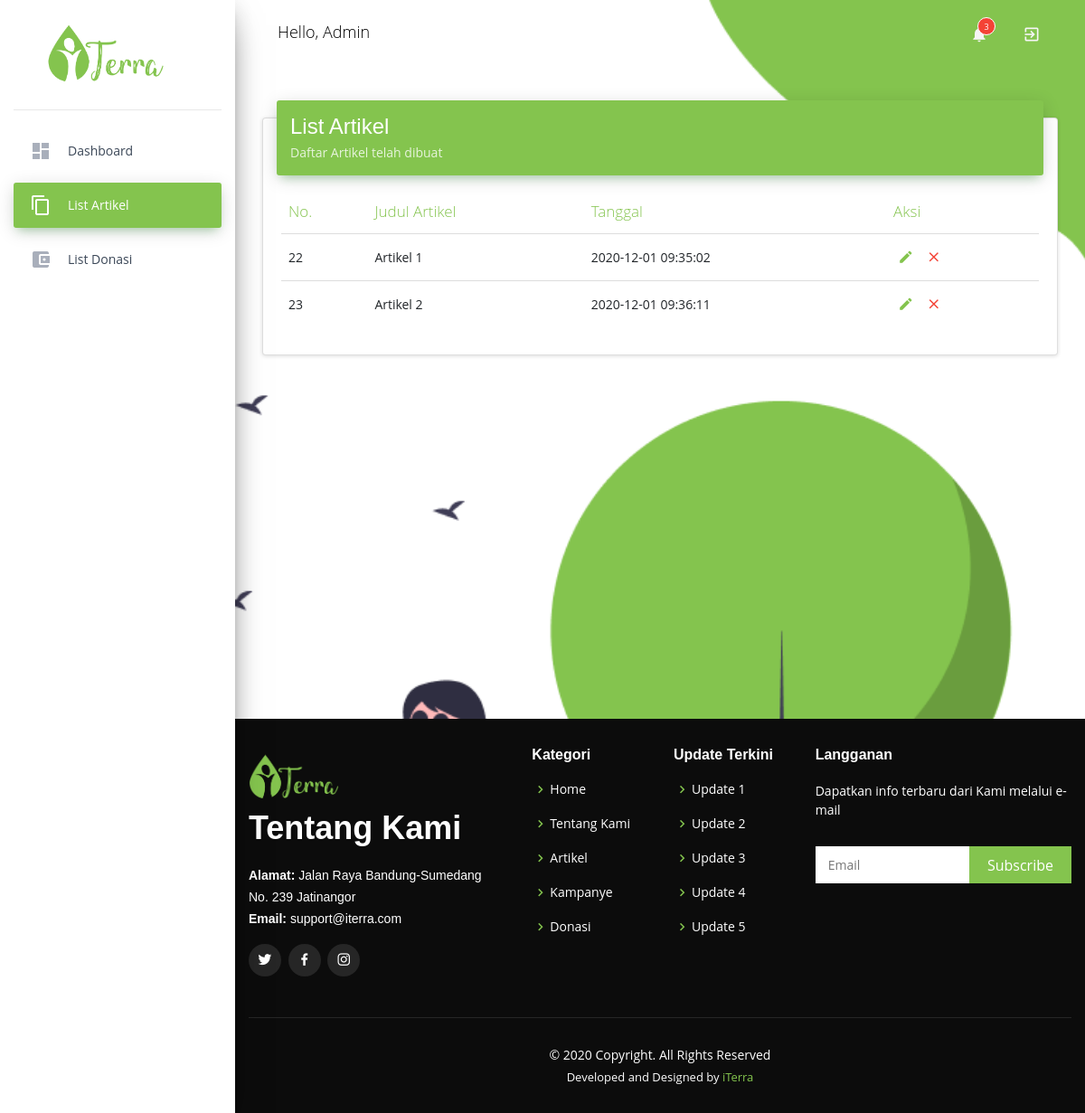
The page /index.php/list_artikel on the database as committed earlier.
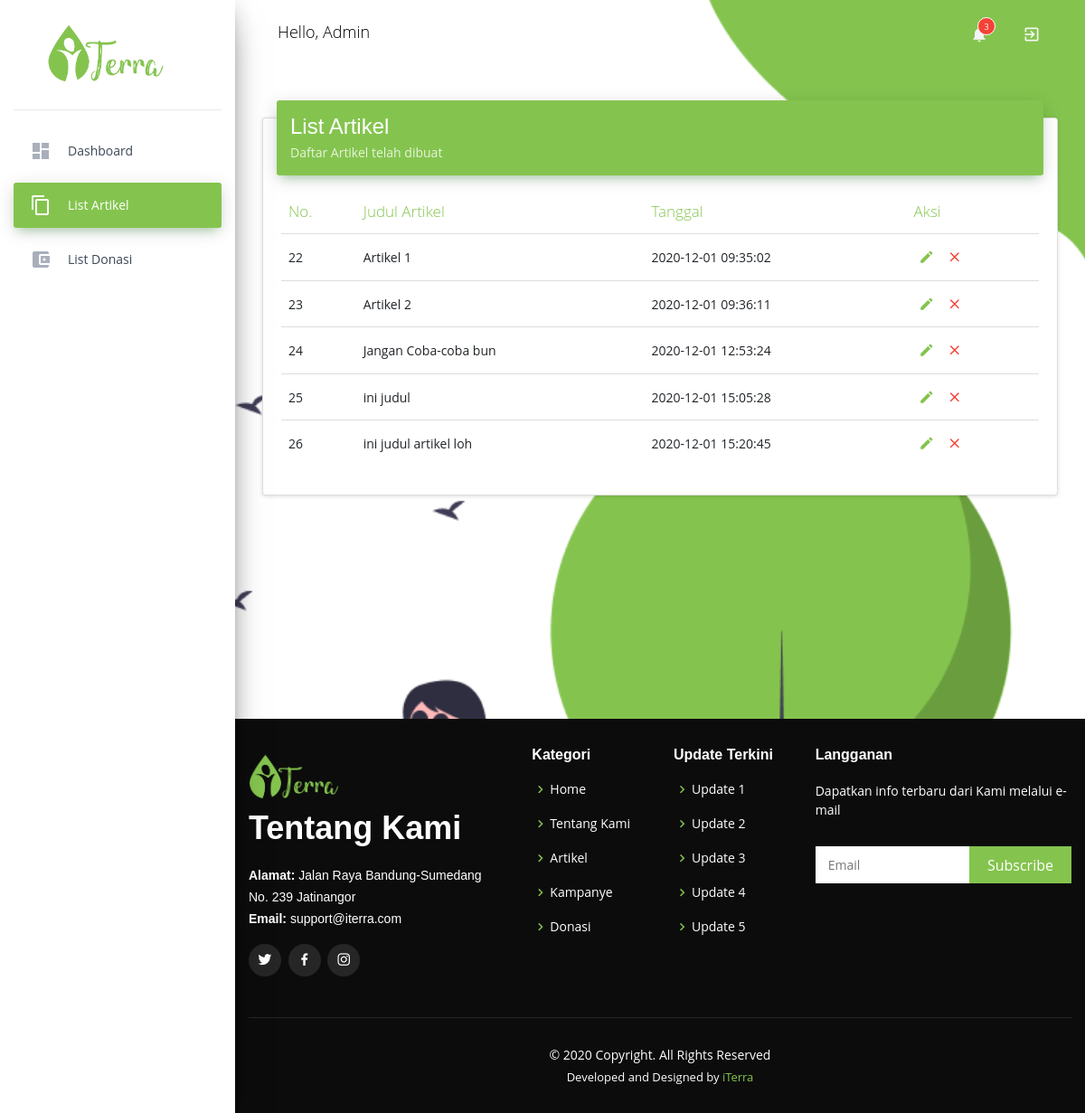
The same page on the database as committed later.
### tables this page shows
CREATE TABLE `artikel` (
  `kode_artikel` int(50) NOT NULL,
  `judul_artikel` varchar(50) DEFAULT NULL,
  `deskripsi` text DEFAULT NULL,
  `tanggal` timestamp NULL DEFAULT current_timestamp(),
  `email` varchar(50) DEFAULT NULL,
  `penulis` varchar(50) DEFAULT NULL,
  `gambar` varchar(40) DEFAULT NULL
);

### application/controllers/List_Artikel.php (called while the page is built, shortened)
<?php
class List_Artikel extends CI_Controller {
	function __construct()
	{
		$this->load->model('list_artikel_data');
		$this->load->helper('url');
		$this->load->library('form_validation');
	}
	public function index()
		{
		$data = array('title'	=> 'Halaman Dashboard');
		$data['artikel'] = $this->list_artikel_data->show_data();
		$this->load->view('list_artikel_view',$data);
	}
}

### index.php (called while the page is built, shortened)
<?php
require_once BASEPATH.'core/CodeIgniter.php';

### application/models/list_artikel_data.php (called while the page is built, shortened)
<?php defined('BASEPATH') or exit('No direct script access allowed');
class list_artikel_data extends CI_Model
{
    public function show_data()
    {
        return $this->db->get('artikel')->result_array();
	}
}

### application/views/list_artikel_view.php (the view, shortened to what this page needs)
<!DOCTYPE html>
<html lang="en">
<head>
	<link rel="stylesheet" href="https://maxcdn.bootstrapcdn.com/font-awesome/latest/css/font-awesome.min.css">
	<link href="assets/assets_admin/css/material-dashboard.css?v=2.1.2" rel="stylesheet" />
	<link href="assets/assets_admin/css/styles.css" rel="stylesheet" />
	<link rel="stylesheet" href='https://unpkg.com/boxicons@2.0.7/css/boxicons.min.css'>
</head>
<body class="">
	<div class="wrapper ">
		<div class="sidebar" data-color="green" data-background-color="white">
			<a href="home" class="logo">
				<img src="assets/assets_admin/img/iterra-01.png" style="width: 50%; margin-left: 20%;">
			</a>
			<div class="sidebar-wrapper">
				<ul class="nav">
					<li class="nav-item  ">
						<a class="nav-link" href="dashboard_admin">
							<i class="material-icons">dashboard</i>
							<p>Dashboard</p>
						</a>
					</li>
					<li class="nav-item active ">
						<a class="nav-link">
							<i class="material-icons">content_copy</i>
							<p>List Artikel</p>
						</a>
					</li>
					<li class="nav-item  ">
						<a class="nav-link" href="list_donasi">
							<i class="material-icons">account_balance_wallet</i>
							<p>List Donasi</p>
						</a>
					</li>
				</ul>
			</div>
		</div>
		<div class="main-panel" style="background: url(assets/assets_admin/img/backgorund.png) fixed center; background-size: cover">
			<nav class="navbar navbar-expand-lg navbar-transparent navbar-absolute fixed-top ">
				<div class="container-fluid">
					<div class="navbar-wrapper">
						<a class="navbar-brand" style="color: black;" href="javascript:;">Hello, Admin</a>
					</div>
					<div class="collapse navbar-collapse justify-content-end">
						<ul class="navbar-nav">
							<li class="nav-item dropdown">
								<a class="nav-link" href="http://example.com" id="navbarDropdownMenuLink" data-toggle="dropdown" aria-haspopup="true" aria-expanded="false">
									<i class="material-icons" style="color: whitesmoke;">notifications</i>
									<span class="notification">3</span>
								</a>
							</li>
							<li class="nav-item dropdown">
								<a class="nav-link" href="javascript:;" id="navbarDropdownProfile" data-toggle="dropdown" aria-haspopup="true" aria-expanded="false">
									<i class="material-icons" style="color: whitesmoke;">exit_to_app</i>
								</a>
							</li>
						</ul>
					</div>
				</div>
			</nav>
			<div class="content">
				<div class="container-fluid">
					<div class="row">
						<div class="col-md-12">
							<div class="card">
								<div class="card-header card-header-success kartu">
									<h4 class="card-title">List Artikel</h4>
									<p class="card-category">Daftar Artikel telah dibuat</p>
								</div>
								<div class="card-body table-responsive">
									<table class="table table-hover">
										<thead style="color:#84C44E; font-weight:bolder">
											<th>No.</th>
											<th>Judul Artikel</th>
											<th>Tanggal</th>
											<th>Aksi</th>
										</thead>
										<tbody>
											<?php foreach($artikel as $arti) : ?>
												<tr>
													<td><?= $arti['kode_artikel']; ?></td>
													<td><?= $arti['judul_artikel']; ?></td>
													<td><?= $arti['tanggal']; ?></td>
													<td class="td-actions">
														<button type="button" rel="tooltip" title="Edit" class="btn btn-primary btn-link btn-sm">
															<i class="material-icons">edit</i>
														</button>
														<button type="button" rel="tooltip" title="Hapus" class="btn btn-danger btn-link btn-sm">
															<i class="material-icons">close</i>
														</button>
													</td>
												</tr>
											<?php endforeach; ?>
										</tbody>
									</table>
								</div>
							</div>
						</div>
					</div>
				</div>
			</div>
			<br>
			<br>
			<section id="footer">
				<footer>
					<div class="footer-top">
						<div class="containers">
							<div class="row">
								<div class="col-lg-4 col-md-6">
									<div class="footer-info">
										<img src="assets\images\logo\iterra-01.png" style="width: 100px;">
										<h3>Tentang Kami</h3>
										<p>
											<strong>Alamat:</strong> Jalan Raya Bandung-Sumedang <br>
											No. 239 Jatinangor <br>
											<strong>Email:</strong> support@iterra.com<br>
										</p>
										<div class="social-links mt-3">
											<a href="#" class="twitter"><i class="bx bxl-twitter"></i></a>
											<a href="#" class="facebook"><i class="bx bxl-facebook"></i></a>
											<a href="#" class="instagram"><i class="bx bxl-instagram"></i></a>
										</div>
									</div>
								</div>
								<div class="col-lg-2 col-md-6 footer-links">
									<h4>Kategori</h4>
									<ul>
										<li><i class="bx bx-chevron-right"></i> <a href="home">Home</a></li>
										<li><i class="bx bx-chevron-right"></i> <a href="about">Tentang Kami</a></li>
										<li><i class="bx bx-chevron-right"></i> <a href="artikel">Artikel</a></li>
										<li><i class="bx bx-chevron-right"></i> <a href="kampanye">Kampanye</a></li>
										<li><i class="bx bx-chevron-right"></i> <a href="donasi">Donasi</a></li>
									</ul>
								</div>
								<div class="col-lg-2 col-md-6 footer-links">
									<h4>Update Terkini</h4>
									<ul>
										<li><i class="bx bx-chevron-right"></i> <a href="#">Update 1</a></li>
										<li><i class="bx bx-chevron-right"></i> <a href="#">Update 2</a></li>
										<li><i class="bx bx-chevron-right"></i> <a href="#">Update 3</a></li>
										<li><i class="bx bx-chevron-right"></i> <a href="#">Update 4</a></li>
										<li><i class="bx bx-chevron-right"></i> <a href="#">Update 5</a></li>
									</ul>
								</div>
								<div class="col-lg-4 col-md-6 footer-newsletter">
									<h4>Langganan</h4>
									<p>Dapatkan info terbaru dari Kami melalui e-mail</p>
									<form action="" method="post">
										<input type="email" name="email" placeholder="Email"><input type="submit" value="Subscribe">
									</form>
								</div>
							</div>
						</div>
					</div>
					<div class="container">
						<div class="copyright">
							&copy; 2020 Copyright. All Rights Reserved
						</div>
						<div class="credits">
							Developed and Designed by <a href="about">iTerra</a>
						</div>
					</div>
				</footer>
			</section>
		</div>
	</div>
</body>
</html>

### application/views/list_artikel_view.php (style rules this page uses)
html { scroll-behavior: smooth; }

Rows that differ between the two databases and show on the page:
added artikel: kode_artikel "24", judul_artikel "Jangan Coba-coba bun", tanggal "2020-12-01 12:53:24"
added artikel: kode_artikel "25", judul_artikel "ini judul", tanggal "2020-12-01 15:05:28"
added artikel: kode_artikel "26", judul_artikel "ini judul artikel loh", tanggal "2020-12-01 15:20:45"
